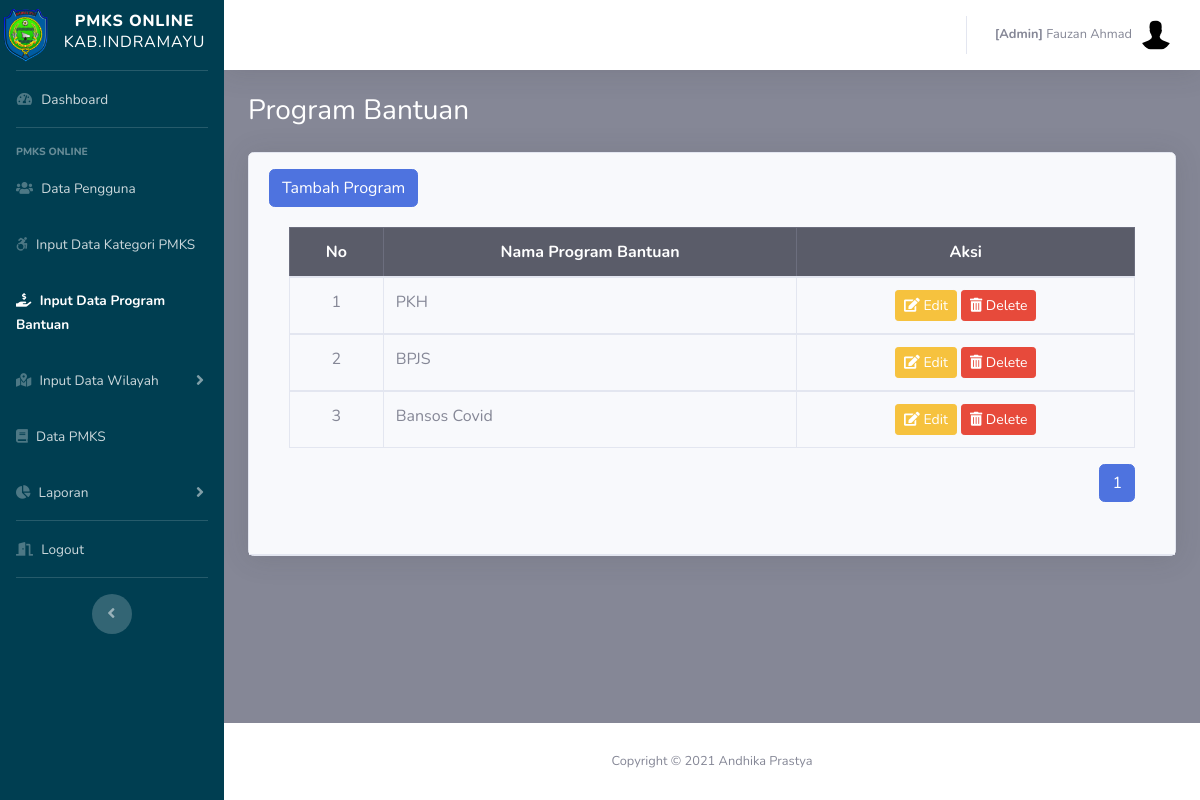
Screenshot of /admin/program.php (signed in) with the database file from the repository.
### tables this page shows
CREATE TABLE `pegawai` (
  `id_pegawai` int(11) NOT NULL,
  `nm_pegawai` varchar(50) NOT NULL,
  `nip` varchar(50) NOT NULL,
  `no_telepon` varchar(50) NOT NULL,
  `alamat` varchar(100) NOT NULL,
  `username` varchar(50) NOT NULL,
  `password` varchar(255) NOT NULL,
  `role` varchar(10) NOT NULL,
  `is_delete` int(11) NOT NULL,
  `row_edit` int(11) NOT NULL,
  `time_input` datetime NOT NULL DEFAULT current_timestamp()
);

CREATE TABLE `program_bantuan` (
  `id_program` int(10) NOT NULL,
  `nm_program` varchar(25) NOT NULL,
  `is_delete` int(11) NOT NULL,
  `row_edit` int(11) NOT NULL,
  `creator` int(11) NOT NULL,
  `time_input` datetime NOT NULL DEFAULT current_timestamp()
);

### config.php (called while the page is built, shortened)
<?php
	$database = 'pmks';
?>

### functions.php (called while the page is built, shortened)
<?php
function query($query)
{
	include('config.php');
	$result = mysqli_query($koneksi, $query);
	$rows = [];
	while ($row = mysqli_fetch_assoc($result)) {
		$rows[] = $row;
	}
	return $rows;
}

### admin/program.php (the view, shortened to what this page needs)
<?php
  include('templetes/sidebar.php');
  include('templetes/topbar.php');
  require_once "../functions.php";
  $jml_DataHalaman = 5;
  $jml_responden = count(query("SELECT * FROM program_bantuan  WHERE is_delete=1"));
  $jml_Halaman = ceil($jml_responden / $jml_DataHalaman);
  $pageAktif = (isset($_GET["page"]) ) ? $_GET["page"] : 1;
  $awaldata = ( $jml_DataHalaman * $pageAktif ) - $jml_DataHalaman;
  $prog=query("SELECT * FROM program_bantuan  WHERE is_delete=1 ORDER BY id_program LIMIT $awaldata, $jml_DataHalaman");
?>
        <div class="container-fluid">
          <h1 class="h3 mb-4 text-judul">Program Bantuan</h1>
              <div class="card shadow mb-2">
                <div class="card-header py-3">
                  <button type="button" class="btn btn-primary" data-toggle="modal" data-target="#modalTambah">
                  Tambah Program
                </button>
                <div class="card-body">
                <div class="table-responsive">
                <table class="table table-bordered"  width="100%" cellspacing="0">
                  <thead class="table-dark">
                    <tr>
                      <th class="text-center">No</th>
                      <th class="text-center">Nama Program Bantuan</th>
                      <th class="text-center">Aksi</th>
                    </tr>
                  </thead>
                  <?php $i=$awaldata+1; ?>
                  <?php foreach ($prog as $row):?>
                    <tbody>
                      <tr>
                        <td class="text-center"><?=$i;?></td>
                        <td class="text-left"><?=$row['nm_program'];?></td>
                        <td class="text-center">
                          <form method="POST">
                            <button type="button" id="edit" name="edit" class="btn btn-warning btn-sm" data-toggle="modal" data-target="#modalEdit<?= $row['id_program']; ?>">
                            <i class="fas fa-edit"></i> Edit</button>
                            <button type="submit" name="hapus" class="btn btn-danger btn-sm" onclick="return confirm('yakin hapus <?=$row['nm_program'] ?>?');">
                            <i class="fas fa-trash-alt"></i> Delete</button>
                          </form>
                        </td>
                      </tr>
                      <?php $i++;?>
                    <?php endforeach; ?>
                  </tbody>
                </table>
                <nav aria-label="Page navigation example">
                  <ul class="pagination float-right">
                    <?php for ($i=1; $i <= $jml_Halaman; $i++) : ?>
                      <?php if ($i == $pageAktif) : ?>
                        <li class="page-item active"><a class="page-link" href="?page=<?=$i; ?>"><?=$i; ?></a></li>
                        <?php else : ?>
                          <li class="page-item"><a class="page-link" href="?page=<?=$i; ?>"><?=$i; ?></a></li>
                        <?php endif; ?>
                      <?php endfor; ?>
                    </ul>
                  </nav>
                </div>
              </div>
            </div>
          </div>
        </div>
      </div>
      <?php include('templetes/footer.php');?>

### admin/templetes/topbar.php (shortened to what this page needs)
<?php
require_once "../functions.php";
$idp = $_SESSION["id_pegawai"];
$pg = query("SELECT * FROM pegawai WHERE is_delete=1 AND id_pegawai = $idp")[0];
?>
          <ul class="navbar-nav ml-auto">
            <li class="nav-item dropdown no-arrow">
              <a class="nav-link dropdown-toggle" href="#" id="userDropdown" role="button" data-toggle="dropdown" aria-haspopup="true" aria-expanded="false">
                <span class="mr-2 d-none d-lg-inline text-gray-600 small"><b>[<?=$pg['role']?>]</b> <?=$pg['nm_pegawai']?></span>
                <img class="img-profile rounded-circle" src="../assets/img/default.jpg">
              </a>
            </li>
          </ul>
        </nav>

### admin/templetes/sidebar.php (style rules this page uses)
.text-judul { color: #ffffff; }

### rows the page displays
pegawai: role "Admin", nm_pegawai "Fauzan Ahmad"
program_bantuan: nm_program "PKH"
program_bantuan: nm_program "BPJS"
program_bantuan: nm_program "Bansos Covid"
